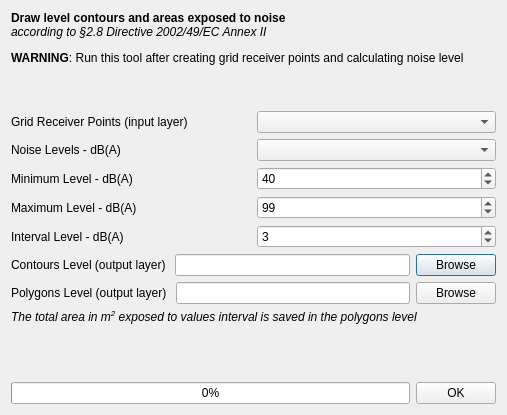
<?xml version="1.0" encoding="UTF-8"?>
<ui version="4.0">
 <class>calculateGridNoise_window</class>
 <widget class="QDialog" name="calculateGridNoise_window">
  <property name="geometry">
   <rect>
    <x>0</x>
    <y>0</y>
    <width>507</width>
    <height>415</height>
   </rect>
  </property>
  <property name="windowTitle">
   <string>OpeNoise - Contours Level</string>
  </property>
  <layout class="QVBoxLayout" name="verticalLayout">
   <item>
    <widget class="QLabel" name="label_14">
     <property name="text">
      <string>&lt;html&gt;&lt;head/&gt;&lt;body&gt;&lt;p&gt;&lt;span style=&quot; font-weight:600;&quot;&gt;Draw level contours and areas exposed to noise&lt;br/&gt;&lt;/span&gt;&lt;span style=&quot; font-style:italic;&quot;&gt;according to §2.8 Directive 2002/49/EC Annex II &lt;/span&gt;&lt;/p&gt;&lt;p&gt;&lt;span style=&quot; font-weight:600;&quot;&gt;WARNING&lt;/span&gt;: Run this tool after creating grid receiver points and calculating noise level&lt;/p&gt;&lt;p&gt;&lt;br/&gt;&lt;/p&gt;&lt;/body&gt;&lt;/html&gt;</string>
     </property>
    </widget>
   </item>
   <item>
    <layout class="QHBoxLayout" name="horizontalLayout_13">
     <item>
      <widget class="QLabel" name="label_7">
       <property name="text">
        <string>Grid Receiver Points (input layer)</string>
       </property>
      </widget>
     </item>
     <item>
      <widget class="QgsMapLayerComboBox" name="layerTOrasterize_ComboBox"/>
     </item>
    </layout>
   </item>
   <item>
    <layout class="QHBoxLayout" name="horizontalLayout_8">
     <item>
      <widget class="QLabel" name="label_5">
       <property name="text">
        <string>Noise Levels - dB(A)</string>
       </property>
      </widget>
     </item>
     <item>
      <widget class="QgsFieldComboBox" name="fieldsLayer_ComboBox"/>
     </item>
    </layout>
   </item>
   <item>
    <layout class="QHBoxLayout" name="horizontalLayout_11">
     <item>
      <widget class="QLabel" name="label_11">
       <property name="text">
        <string>Minimum Level - dB(A)</string>
       </property>
      </widget>
     </item>
     <item>
      <widget class="QSpinBox" name="min_spinBox">
       <property name="value">
        <number>40</number>
       </property>
      </widget>
     </item>
    </layout>
   </item>
   <item>
    <layout class="QHBoxLayout" name="horizontalLayout_12">
     <item>
      <widget class="QLabel" name="label_13">
       <property name="text">
        <string>Maximum Level - dB(A)</string>
       </property>
      </widget>
     </item>
     <item>
      <widget class="QSpinBox" name="max_spinBox">
       <property name="maximum">
        <number>150</number>
       </property>
       <property name="value">
        <number>99</number>
       </property>
      </widget>
     </item>
    </layout>
   </item>
   <item>
    <layout class="QHBoxLayout" name="horizontalLayout_4">
     <item>
      <widget class="QLabel" name="label">
       <property name="text">
        <string>Interval Level - dB(A)</string>
       </property>
      </widget>
     </item>
     <item>
      <widget class="QSpinBox" name="interval_spinBox">
       <property name="value">
        <number>3</number>
       </property>
      </widget>
     </item>
    </layout>
   </item>
   <item>
    <layout class="QHBoxLayout" name="horizontalLayout_9">
     <item>
      <widget class="QLabel" name="label_9">
       <property name="text">
        <string>Contours Level (output layer) </string>
       </property>
      </widget>
     </item>
     <item>
      <widget class="QLineEdit" name="isoline_lineEdit"/>
     </item>
     <item>
      <widget class="QPushButton" name="isolineSave_pushButton">
       <property name="text">
        <string>Browse</string>
       </property>
      </widget>
     </item>
    </layout>
   </item>
   <item>
    <layout class="QHBoxLayout" name="horizontalLayout_2">
     <item>
      <widget class="QLabel" name="label_12">
       <property name="text">
        <string>Polygons Level (output layer) </string>
       </property>
      </widget>
     </item>
     <item>
      <widget class="QLineEdit" name="polygon_lineEdit"/>
     </item>
     <item>
      <widget class="QPushButton" name="polygonSave_pushButton">
       <property name="text">
        <string>Browse</string>
       </property>
      </widget>
     </item>
    </layout>
   </item>
   <item>
    <widget class="QLabel" name="label_2">
     <property name="text">
      <string>&lt;html&gt;&lt;head/&gt;&lt;body&gt;&lt;p&gt;&lt;span style=&quot; font-style:italic;&quot;&gt;The total area in m&lt;/span&gt;&lt;span style=&quot; font-style:italic; vertical-align:super;&quot;&gt;2&lt;/span&gt;&lt;span style=&quot; font-style:italic;&quot;&gt; exposed to values interval is saved in the polygons level&lt;/span&gt;&lt;/p&gt;&lt;/body&gt;&lt;/html&gt;</string>
     </property>
     <property name="indent">
      <number>-8</number>
     </property>
    </widget>
   </item>
   <item>
    <spacer name="verticalSpacer">
     <property name="orientation">
      <enum>Qt::Vertical</enum>
     </property>
     <property name="sizeHint" stdset="0">
      <size>
       <width>20</width>
       <height>40</height>
      </size>
     </property>
    </spacer>
   </item>
   <item>
    <layout class="QHBoxLayout" name="horizontalLayout">
     <item>
      <widget class="QProgressBar" name="progressBarGrid">
       <property name="value">
        <number>0</number>
       </property>
      </widget>
     </item>
     <item>
      <widget class="QPushButton" name="runContPoly_pushButton">
       <property name="text">
        <string>OK</string>
       </property>
      </widget>
     </item>
    </layout>
   </item>
  </layout>
 </widget>
 <customwidgets>
  <customwidget>
   <class>QgsFieldComboBox</class>
   <extends>QComboBox</extends>
   <header>qgsfieldcombobox.h</header>
  </customwidget>
  <customwidget>
   <class>QgsMapLayerComboBox</class>
   <extends>QComboBox</extends>
   <header>qgsmaplayercombobox.h</header>
  </customwidget>
 </customwidgets>
 <resources/>
 <connections>
  <connection>
   <sender>layerTOrasterize_ComboBox</sender>
   <signal>layerChanged(QgsMapLayer*)</signal>
   <receiver>fieldsLayer_ComboBox</receiver>
   <slot>setLayer(QgsMapLayer*)</slot>
   <hints>
    <hint type="sourcelabel">
     <x>464</x>
     <y>92</y>
    </hint>
    <hint type="destinationlabel">
     <x>471</x>
     <y>142</y>
    </hint>
   </hints>
  </connection>
 </connections>
</ui>
